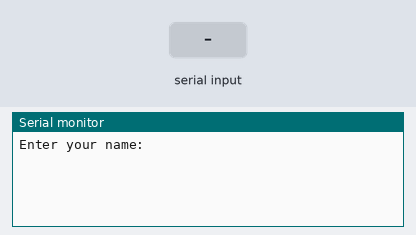
The sketch below on a simulated Arduino Uno, built with avr-gcc and run on an emulated ATmega328P. Shown: the last lines printed to the serial monitor. The inputs (shaded band) are chosen by the test bench.

Above: at 1.2 s.
1.3 s: "1" received over Serial
At 3.1 s:
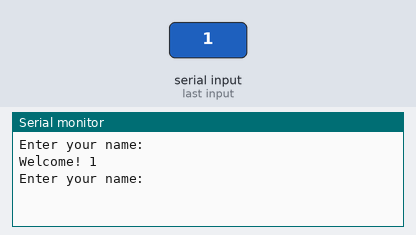
3.8 s: "0" received over Serial
At 5.2 s:
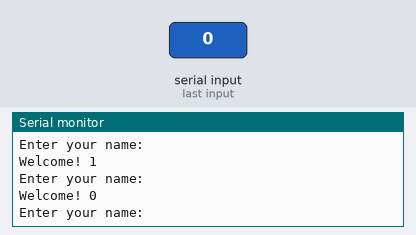
5.3 s: "2" received over Serial
At 7.4 s:
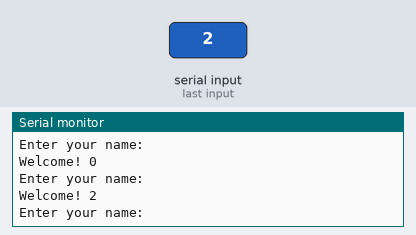

The sketch:

get_name.ino
```cpp
String name;
void setup() {
  // put your setup code here, to run once:
  Serial.begin(9600);
}

void loop() {
  // put your main code here, to run repeatedly:
  Serial.println("Enter your name: ");
  while(Serial.available()==0)
  {

  }

  name=Serial.readString();
  Serial.print("Welcome! ");
  Serial.println(name);
}
```

Measured:
- after the input at 1.3 s, the serial monitor: prints a new line after 1.0 s (image 1)
- after the input at 3.8 s, the serial monitor: prints a new line after 1.0 s (image 2)
- after the input at 5.3 s, the serial monitor: prints a new line after 1.0 s (image 3)
